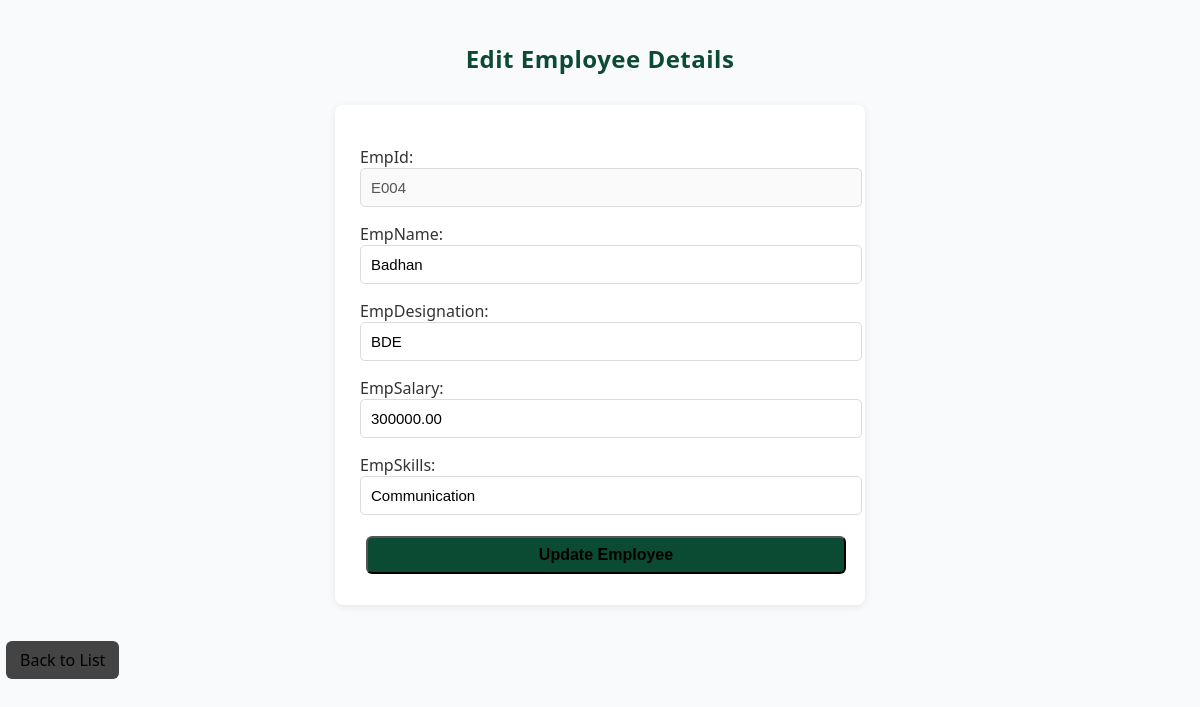
The page /EmployeeApp/edit/E004/ on the database its author committed.
### EmployeeApp/models.py (models this page shows, shortened)
class Employee(models.Model):
    empId = models.CharField(primary_key=True, max_length=10, editable=True)
    empName = models.CharField(max_length=50)
    empDesignation = models.CharField(max_length=50)
    empSalary = models.DecimalField(max_digits=10, decimal_places=2)
    empSkills = models.TextField(blank=True)

### EmployeeApp/views.py (the view)
# urls.py: path("edit/<str:empId>/", views.editEmployee, name='edit_employee'),
def editEmployee(request, empId):
    emp = get_object_or_404(Employee, empId=empId)
    if request.method == 'POST':
        form = EmployeeForm(request.POST, instance=emp)
        if form.is_valid():
            form.save()
            return redirect('employee_list')
    else:
        form = EmployeeForm(instance=emp)
    return render(request, 'EmployeeApp/edit_employee.html', {'form': form, 'edit': True})

### EmployeeApp/forms.py (shortened to what this page needs)
class EmployeeForm(forms.ModelForm):
    class Meta:
        model = Employee
        fields = ['empId', 'empName', 'empDesignation', 'empSalary', 'empSkills']
        widgets = {
            "empId": forms.TextInput(attrs={"class": "form-control", "readonly": "readonly"}),
            "empName": forms.TextInput(attrs={"class": "form-control"}),
            "empDesignation": forms.TextInput(attrs={"class": "form-control"}),
            "empSalary": forms.NumberInput(attrs={"class": "form-control"}),
            "empSkills": forms.TextInput(attrs={"class": "form-control", "rows": 3}),
        }
    def __init__(self, *args, **kwargs):
        super().__init__(*args, **kwargs)
        self.fields['empId'].disabled = True

### templates/EmployeeApp/edit_employee.html (shortened to what this page needs)
{% load static %}
<!DOCTYPE html>
<html lang="en">
<head>
    <link rel="stylesheet" href="{% static 'EmployeeApp/style.css' %}">
</head>
<body>
    <br>
    <h2>Edit Employee Details</h2>
    <form method="post">
        {{ form.as_p }}
        <button type="submit" class="btn">Update Employee</button>
    </form>
    <a href="{% url 'employee_list' %}" class="back">Back to List</a>
</body>
</html>

### static/EmployeeApp/style.css (style rules this page uses)
:root { --primary-color: #0c4b33; --secondary-color: #e8f0eb; --accent-color: #79aec8; --danger-color: #ce4747; --success-color: #4c946b; --light-bg: hsl(210, 17%, 98%); --text-dark: #333; --border-color: #dcdcdc; }
body { font-family: "Segoe UI", "Helvetica Neue", Arial, sans-serif; background-color: var(--light-bg); color: var(--text-dark); margin: 0; padding: 0; }
h2 { text-align: center; color: var(--primary-color); margin: 20px 0; letter-spacing: 0.5px; }
.btn, .edit, .delete, .back { display: inline-block; padding: 8px 14px; margin: 6px; text-decoration: none; border-radius: 6px; font-weight: 500; transition: background-color 0.25s ease, transform 0.15s ease; color: rgb(0, 0, 0); }
.btn { background-color: var(--accent-color); }
.back { background-color: #444; }
form { background-color: #fff; width: 40%; margin: 30px auto; padding: 25px; border-radius: 8px; box-shadow: 0 2px 8px rgba(0, 0, 0, 0.08); }
form p { margin-bottom: 15px; }
form input, form select, form textarea { width: 100%; padding: 10px; border-radius: 5px; border: 1px solid var(--border-color); font-size: 15px; outline: none; transition: border-color 0.3s ease; }
form .btn { width: 100%; text-align: center; background-color: var(--primary-color); font-size: 16px; font-weight: 600; }

### rows shown on the page
Employee: empId "E004", empName "Badhan", empDesignation "BDE", empSalary "300000.00", empSkills "Communication"
